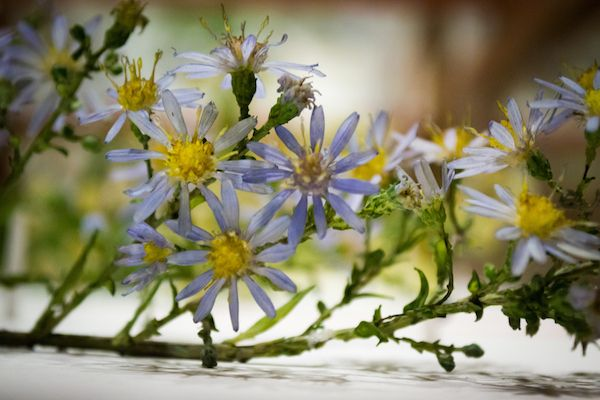
#> input picture img/flower1.jpg, 600 x 400 px
$ python ditherDissolveTop.py
#> lines starting #> are read from the running program, lines starting #| are printed output that depends on the picture
from time import sleep
from math import ceil
import numpy as np
import cv2

img1 = cv2.imread('img/flower1.jpg')
#> img1 is the input picture: shape (400, 600, 3); mean B, G, R 104.9, 133.4, 136.7
img2 = cv2.imread('img/flower2.jpg')
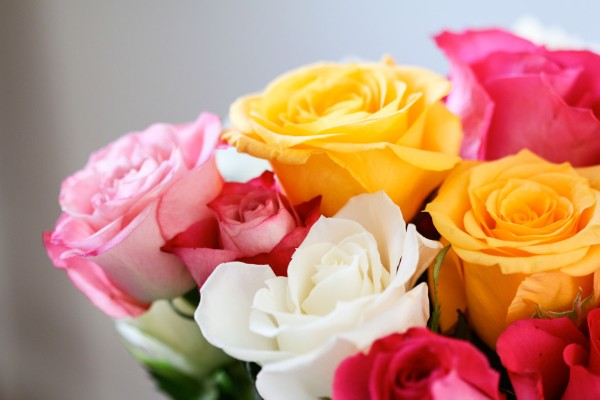
#> input picture img/flower2.jpg, 600 x 400 px
#> img2 is the input picture: shape (400, 600, 3); mean B, G, R 122.7, 143.8, 197

dst = img2
rows, cols, chan = img1.shape
#> rows = 400; cols = 600; chan = 3

alpha = 0.003 #> 600*0.003 = 2  > 2  cols
# [4 lines of commented-out code are left out]

steps = int(ceil(cols*alpha))
#> steps = 2
#print(cols)
#print(steps)

start =  rows - 4
#> start = 396

for i in reversed(range(0,start,steps)):
	for j in range(cols):
		for k in range (0, steps):
			dst[i+k][j] = img1[i+k][j]
	cv2.imshow('img', dst)
	cv2.waitKey(1)
	sleep(0.05)
#> this loop made 198 passes
#> pass 1, `cv2.imshow('img', dst)`:
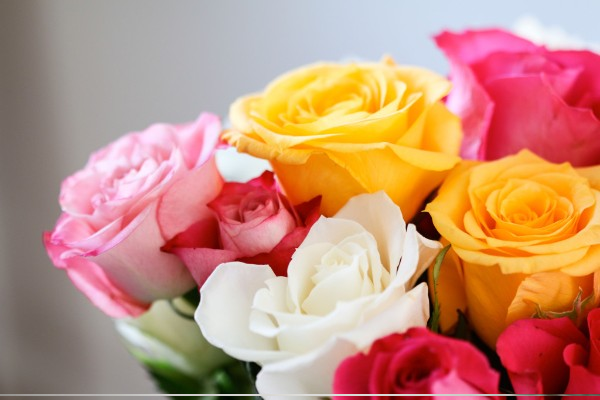
#> window 'img': shape (400, 600, 3); mean B, G, R 123.1, 144.4, 197.3
#> pass 2, `cv2.imshow('img', dst)`:
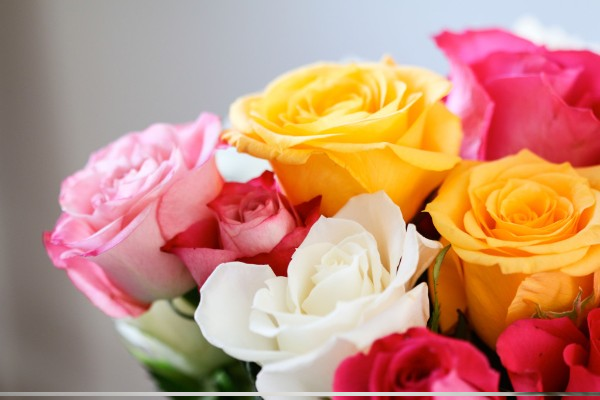
#> window 'img': shape (400, 600, 3); mean B, G, R 123.6, 144.9, 197.5

cv2.waitKey(0)
cv2.destroyAllWindows()
